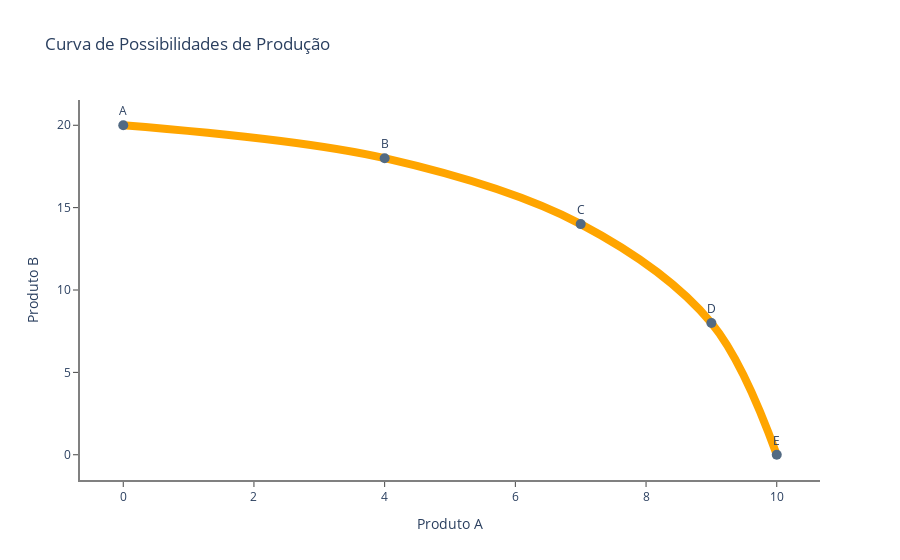

Notebook code cell kept with this figure:
### Markdown cell above
# CPP

### Code cell
# Dados
produto_a = [0,4,7,9,10]
produto_b = [20,18,14,8,0]

# Curva
fig = go.Figure(go.Scatter(x = produto_a,
                          y = produto_b,
                          mode = "lines",
                          line_shape = "spline",
                          line = dict(color = "orange",
                                     width = 8)))

# Pontos
fig.add_trace(go.Scatter(x = produto_a,
                        y = produto_b,
                        mode = "markers+text",
                        text = ["A", "B", "C", "D", "E"],
                        textposition = "top center",
                        marker = dict(color = "rgb(82,106,131)",
                                     size = 10)))

#Títulos
fig.update_layout(title = "Curva de Possibilidades de Produção",
                 xaxis_title = "Produto A",
                 yaxis_title = "Produto B")

#Plano de Fundo e Eixos
fig.update_layout(xaxis = dict(showline = True,
                              showgrid = False,
                              showticklabels = True,
                              linecolor = "grey",
                              linewidth = 2,
                              ticks = "outside"),
                 yaxis = dict(linecolor = "grey",
                              linewidth = 2,
                              ticks = "outside"),
                 plot_bgcolor = "white",
                 showlegend = False)


fig.show()

### Figure 1 — Plotly figure (JSON) as saved in the notebook; plotly's stock layout.template omitted (floating-point values rounded to 4 significant figures)
{"data": [{"line": {"color": "orange", "shape": "spline", "width": 8}, "mode": "lines", "type": "scatter", "x": [0, 4, 7, 9, 10], "y": [20, 18, 14, 8, 0]}, {"marker": {"color": "rgb(82,106,131)", "size": 10}, "mode": "markers+text", "text": ["A", "B", "C", "D", "E"], "textposition": "top center", "type": "scatter", "x": [0, 4, 7, 9, 10], "y": [20, 18, 14, 8, 0]}], "layout": {"plot_bgcolor": "white", "showlegend": false, "title": {"text": "Curva de Possibilidades de Produção"}, "xaxis": {"linecolor": "grey", "linewidth": 2, "showgrid": false, "showline": true, "showticklabels": true, "ticks": "outside", "title": {"text": "Produto A"}}, "yaxis": {"linecolor": "grey", "linewidth": 2, "ticks": "outside", "title": {"text": "Produto B"}}}}
